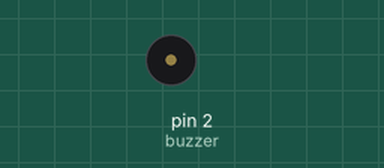
Simulated run of this sketch. Board: Arduino Uno, built with avr-gcc and run on an emulated ATmega328P. Parts: buzzer (waves = sounding).

Above: at 0.1 s.
Timing chart, 0 to 9.8 s (numbered marks = the images above):
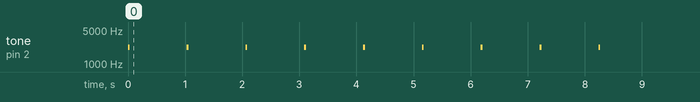

The sketch:

buzzer_test.ino
```cpp
byte buzzer = 2;

void setup() {
  pinMode(buzzer,OUTPUT);
  for(int i = 1; i<10;i++){
    tone(buzzer,2200);
    delay(30);
    tone(buzzer,2200);
    noTone(buzzer);
    delay(1000);
  }
}

void loop() {

}
```
